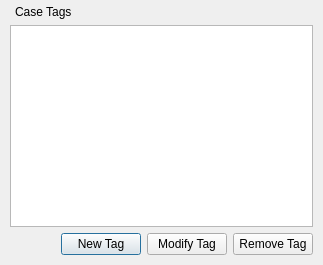
<?xml version="1.0" encoding="UTF-8"?>
<ui version="4.0">
 <class>TagManager</class>
 <widget class="QDialog" name="TagManager">
  <property name="geometry">
   <rect>
    <x>0</x>
    <y>0</y>
    <width>323</width>
    <height>265</height>
   </rect>
  </property>
  <property name="windowTitle">
   <string>Tag Manager</string>
  </property>
  <property name="windowIcon">
   <iconset resource="wombatregistry.qrc">
    <normaloff>:/bar/managetags</normaloff>:/bar/managetags</iconset>
  </property>
  <property name="modal">
   <bool>true</bool>
  </property>
  <layout class="QVBoxLayout" name="verticalLayout">
   <property name="spacing">
    <number>6</number>
   </property>
   <property name="leftMargin">
    <number>10</number>
   </property>
   <property name="topMargin">
    <number>5</number>
   </property>
   <property name="rightMargin">
    <number>10</number>
   </property>
   <property name="bottomMargin">
    <number>10</number>
   </property>
   <item>
    <widget class="QLabel" name="label">
     <property name="text">
      <string>Case Tags</string>
     </property>
     <property name="alignment">
      <set>Qt::AlignLeading|Qt::AlignLeft|Qt::AlignVCenter</set>
     </property>
     <property name="indent">
      <number>5</number>
     </property>
    </widget>
   </item>
   <item>
    <widget class="QListWidget" name="listWidget"/>
   </item>
   <item>
    <layout class="QHBoxLayout" name="horizontalLayout">
     <item>
      <spacer name="horizontalSpacer">
       <property name="orientation">
        <enum>Qt::Horizontal</enum>
       </property>
       <property name="sizeHint" stdset="0">
        <size>
         <width>40</width>
         <height>20</height>
        </size>
       </property>
      </spacer>
     </item>
     <item>
      <widget class="QPushButton" name="newbutton">
       <property name="text">
        <string>New Tag</string>
       </property>
      </widget>
     </item>
     <item>
      <widget class="QPushButton" name="modifybutton">
       <property name="text">
        <string>Modify Tag</string>
       </property>
      </widget>
     </item>
     <item>
      <widget class="QPushButton" name="removebutton">
       <property name="text">
        <string>Remove Tag</string>
       </property>
      </widget>
     </item>
    </layout>
   </item>
  </layout>
 </widget>
 <resources>
  <include location="wombatregistry.qrc"/>
 </resources>
 <connections/>
</ui>
